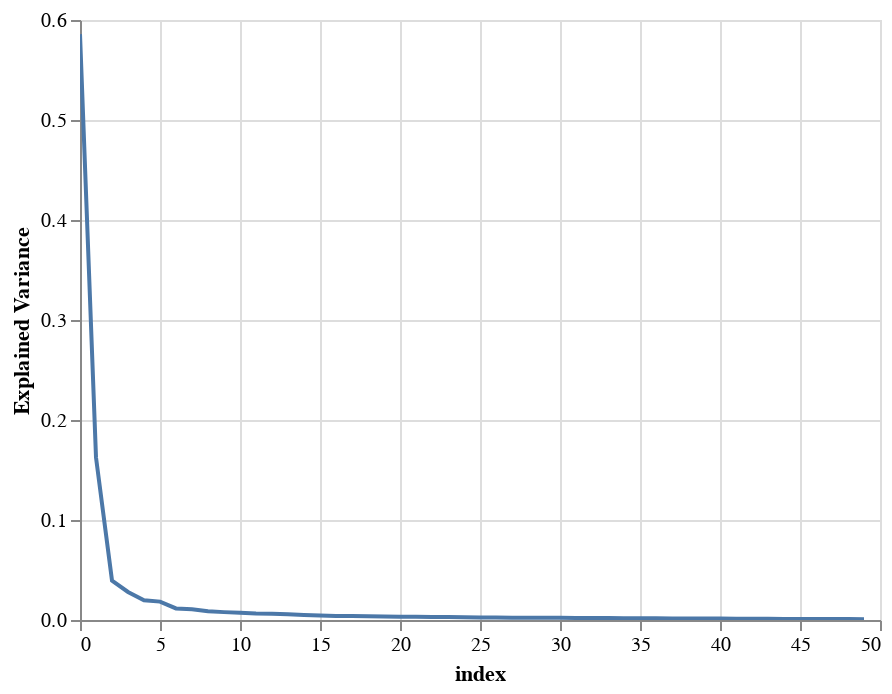

Write notebook code for a chart like this one.
### Code cell
pve_df = pd.DataFrame(pca_dict['pve'], columns=["Explained Variance"]).reset_index()

alt.Chart(pve_df).mark_line().encode(
    x = 'index',
    y='Explained Variance'
).interactive()

### Figure 1 — Vega-Lite specification as saved in the notebook (floating-point values rounded to 4 significant figures)
{"config": {"view": {"continuousWidth": 400, "continuousHeight": 300}}, "data": {"name": "data-f8e6af65ef6ed91e9c6f804943a7a88f"}, "mark": "line", "encoding": {"x": {"type": "quantitative", "field": "index"}, "y": {"type": "quantitative", "field": "Explained Variance"}}, "selection": {"selector007": {"type": "interval", "bind": "scales", "encodings": ["x", "y"]}}, "$schema": "https://vega.github.io/schema/vega-lite/v4.0.2.json", "datasets": {"data-f8e6af65ef6ed91e9c6f804943a7a88f": [{"index": 0, "Explained Variance": 0.5858}, {"index": 1, "Explained Variance": 0.1626}, {"index": 2, "Explained Variance": 0.03941}, {"index": 3, "Explained Variance": 0.02801}, {"index": 4, "Explained Variance": 0.01975}, {"index": 5, "Explained Variance": 0.01837}, {"index": 6, "Explained Variance": 0.0116}, {"index": 7, "Explained Variance": 0.01071}, {"index": 8, "Explained Variance": 0.008856}, {"index": 9, "Explained Variance": 0.007873}, {"index": 10, "Explained Variance": 0.007213}, {"index": 11, "Explained Variance": 0.006564}, {"index": 12, "Explained Variance": 0.006357}, {"index": 13, "Explained Variance": 0.005673}, {"index": 14, "Explained Variance": 0.004939}, {"index": 15, "Explained Variance": 0.004381}, {"index": 16, "Explained Variance": 0.004054}, {"index": 17, "Explained Variance": 0.003907}, {"index": 18, "Explained Variance": 0.003741}, {"index": 19, "Explained Variance": 0.003571}, {"index": 20, "Explained Variance": 0.003287}, {"index": 21, "Explained Variance": 0.003264}, {"index": 22, "Explained Variance": 0.002997}, {"index": 23, "Explained Variance": 0.002985}, {"index": 24, "Explained Variance": 0.00278}, {"index": 25, "Explained Variance": 0.002554}, {"index": 26, "Explained Variance": 0.002539}, {"index": 27, "Explained Variance": 0.002356}, {"index": 28, "Explained Variance": 0.002267}, {"index": 29, "Explained Variance": 0.002232}, {"index": 30, "Explained Variance": 0.002127}, {"index": 31, "Explained Variance": 0.002089}, {"index": 32, "Explained Variance": 0.001978}, {"index": 33, "Explained Variance": 0.001884}, {"index": 34, "Explained Variance": 0.001861}, {"index": 35, "Explained Variance": 0.001784}, {"index": 36, "Explained Variance": 0.001712}, {"index": 37, "Explained Variance": 0.001573}, {"index": 38, "Explained Variance": 0.00154}, {"index": 39, "Explained Variance": 0.00148}, {"index": 40, "Explained Variance": 0.001431}, {"index": 41, "Explained Variance": 0.001345}, {"index": 42, "Explained Variance": 0.001317}, {"index": 43, "Explained Variance": 0.001239}, {"index": 44, "Explained Variance": 0.001106}, {"index": 45, "Explained Variance": 0.001083}, {"index": 46, "Explained Variance": 0.001047}, {"index": 47, "Explained Variance": 0.0009708}, {"index": 48, "Explained Variance": 0.0009134}, {"index": 49, "Explained Variance": 0.0008306}]}}
